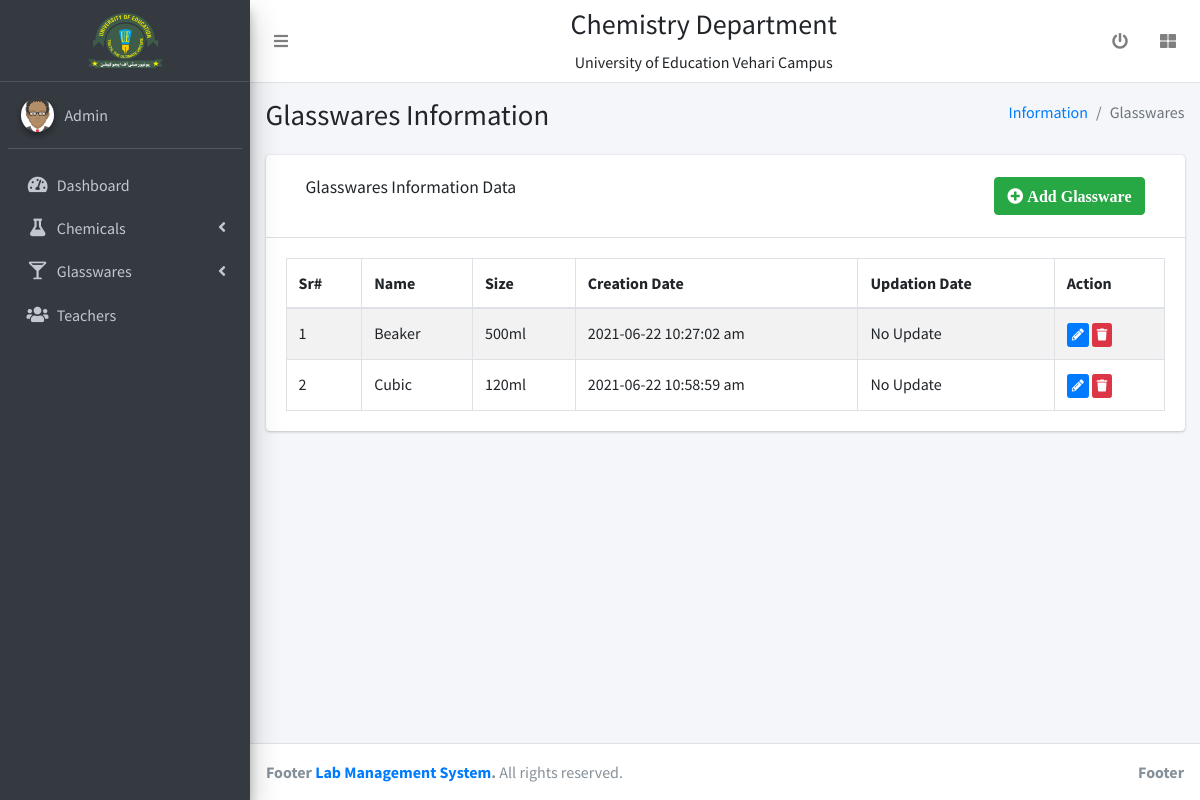
The page /add-glassware.php (signed in) on the database its author committed.
### tables this page shows
CREATE TABLE `glassware` (
  `id` int(22) NOT NULL,
  `name` varchar(255) NOT NULL,
  `size` varchar(255) NOT NULL,
  `CreationDate` varchar(255) NOT NULL,
  `UpdationDate` varchar(255) NOT NULL
);

### add-glassware.php (the view, shortened to what this page needs)
<?php
include 'others/dbconn.php';
 ?>
<?php include 'others/header.php'; ?>
<?php include 'others/sidebar.php'; ?>
  <div class="content-wrapper">
    <section class="content-header">
      <div class="container-fluid">
        <div class="row mb-2">
          <div class="col-sm-6">
            <h1>Glasswares Information</h1>
          </div>
          <div class="col-sm-6">
            <ol class="breadcrumb float-sm-right">
              <li class="breadcrumb-item"><a href="#">Information</a></li>
              <li class="breadcrumb-item active">Glasswares</li>
            </ol>
          </div>
        </div>
      </div>
    </section>
    <section class="content">
      <div class="container-fluid">
        <div class="row">
          <div class="col-12">
            <div class="card">
              <div class="card-header">
                <div class="row" style="padding: 10px 20px;">
                    <div class="col-md-6 col-sm-6 col-6">
                      <h3 class="card-title">Glasswares Information Data</h3>
                    </div>
                    <div class="col-md-6 col-md-6 col-sm-6 col-6" style="text-align: right;">
                      <button type="button" class="btn btn-success " data-toggle="modal" data-target="#add"><i class="fa fa-plus-circle"> Add Glassware</i>
                      </button>
                  </div>
                </div>
              </div>
              <div class="card-body">
                <table id="example1" class="table table-bordered table-striped">
                  <thead>
                  <tr>
                    <th>Sr#</th>
                    <th>Name</th>
                    <th>Size</th>
                    <th>Creation Date</th>
                    <th>Updation Date</th>
                    <th>Action</th>
                  </tr>
                  </thead>
                  <tbody>
                    <?php
                    $k=0;
                   $sql1 = "SELECT * FROM glassware";
                    $result1 = $conn->query($sql1);
                   if ($result1->num_rows > 0) {
                     while($row = $result1->fetch_assoc()) {
                    ?>
                  <tr id="<?php echo $row['id'];?>">
                    <td><?php echo ++$k; ?></td>
                    <td data-target="gname"><?php echo $row['name']; ?></td>
                    <td data-target="gsize"><?php echo $row['size']; ?></td>
                    <td><?php echo $row['CreationDate']; ?></td>
                    <td><?php if ($row['UpdationDate']!='') {
                      echo $row['UpdationDate'];
                    } else {
                      echo "No Update";
                    }
                     ?></td>
                    <td><a class="btn btn-primary btn-xs" data-toggle="modal" data-target="#edit" data-role="edit" data-id="<?php echo $row["id"];?>" title="Edit"><i class="fa fa-pencil-alt"></i></a> <a  class="btn btn-danger btn-xs" data-toggle="modal" data-target="#delete" data-role="delete" data-id="<?php echo $row["id"];?>" title="Delete" ><i class="fa fa-trash"></i></a>
                    </td>
                  </tr>
                   <?php } } else { ?>
                    <tr>
                      <th colspan="6">No Record Exists!!!!</th>
                    </tr>
                     <?php } ?>
                  </tbody>
                </table>
              </div>
            </div>
          </div>
        </div>
      </div>
    </section>
  </div>
  <?php include 'others/footer.php'; ?>

### rows shown on the page
glassware: name "Beaker", size "500ml", CreationDate "2021-06-22 10:27:02 am", UpdationDate "No Update"
glassware: name "Cubic", size "120ml", CreationDate "2021-06-22 10:58:59 am", UpdationDate "No Update"
